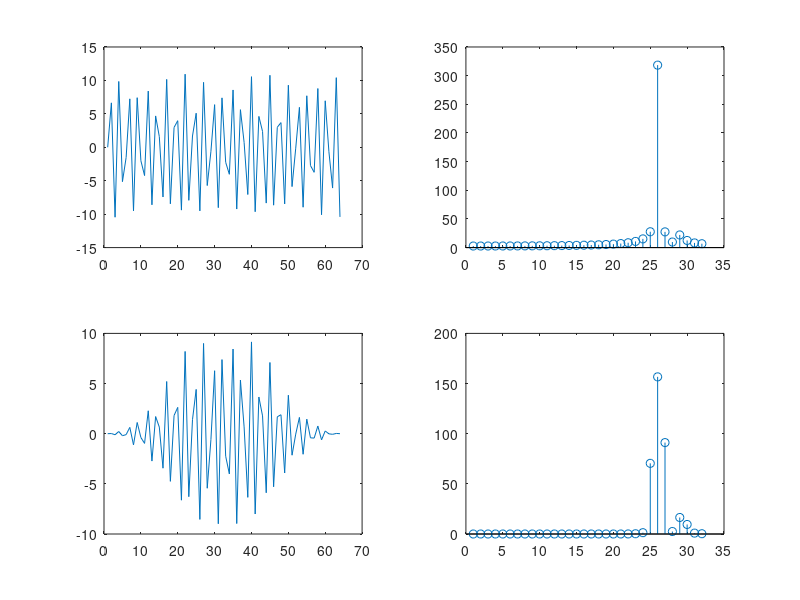

The MATLAB source for this figure:
function doi
    
    close all;
    clear all;
    load('notes_signal.mat')
    
    N = length(notes_signal);
    
    figure(1);
    subplot(2, 2, 1);
    plot(notes_signal);
    
    subplot(2, 2, 2);
    FFT = abs(fft(notes_signal));
    stem(FFT(1 : length(FFT) / 2));
    
    HN = hanning(N)' .* notes_signal;
    
    subplot(2, 2, 3);
    plot(HN);
    
    FFT = abs(fft(HN));
    subplot(2, 2, 4);
    stem(FFT(1 : length(FFT) / 2));
    
endfunction
